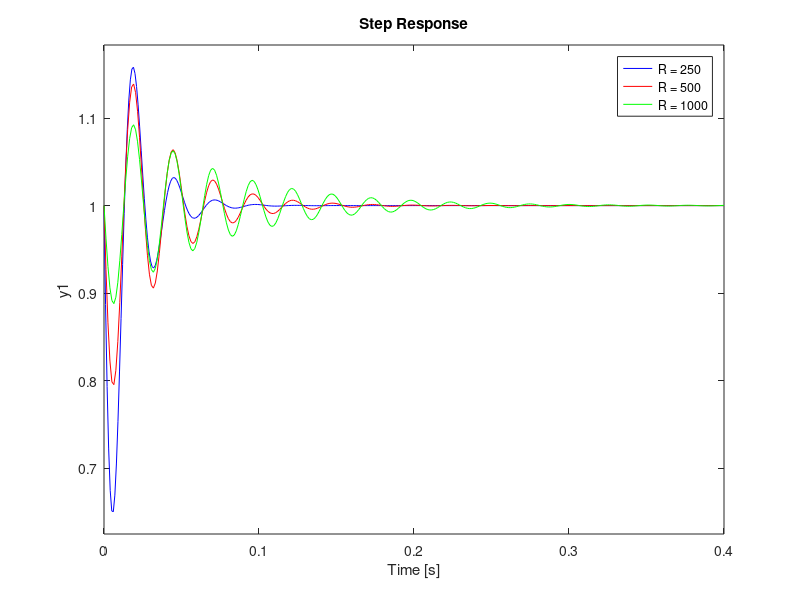

This chart was generated by the following MATLAB code:

%% Wymuszenie skokiem jednostkowym dla czwórnika RLC szeregowego na kondesatorze

L = 0.5; C = 33*(1e-6);
R = 250;    stp  = tf([0 1/(L*C)],[1  R/L  1/(L*C)]);
R1 = 500;   stp1 = tf([0 1/(L*C)],[1  R1/L  1/(L*C)]);
R2 = 1000;  stp2 = tf([0 1/(L*C)],[1  R2/L  1/(L*C)]);
step(stp,'b',stp1,'r',stp2,'g'), grid
legend('R = 250','R = 500','R = 1000')

%% Wymuszenie skokiem jednostkowym dla czwórnika RLC szeregowego na Cewce

L = 0.5; C = 33*(1e-6);
R = 250;    stp  = tf([1 0 0],[1  R/L  1/(L*C)]);
R1 = 500;   stp1 = tf([1 0 0],[1  R1/L  1/(L*C)]);
R2 = 1000;  stp2 = tf([1 0 0],[1  R2/L  1/(L*C)]);
step(stp,'b',stp1,'r',stp2,'g'), grid
legend('R = 250','R = 500','R = 1000')

%% Wymuszenie skokiem jednostkowym dla czwórnika RLC szeregowego na Rezystorze

L = 0.5; C = 33*(1e-6);
R = 250;    stp  = tf([R/L 0],[1  R/L  1/(L*C)]);
R1 = 500;   stp1 = tf([R1/L 0],[1  R1/L  1/(L*C)]);
R2 = 1000;  stp2 = tf([R2/L 0],[1  R2/L  1/(L*C)]);
step(stp,'b',stp1,'r',stp2,'g'), grid
legend('R = 250','R = 500','R = 1000')

%% Wymuszenie skokiem jednostkowym RLC szeregowego na Kondensatorze i Cewce

L = 0.5; C = 33*(1e-6);
R = 250;    stp  = tf([1 0 1/(L*C)],[1  R/L  1/(L*C)]);
R1 = 500;   stp1 = tf([1 0 1/(L*C)],[1  R1/L  1/(L*C)]);
R2 = 1000;  stp2 = tf([1 0 1/(L*C)],[1  R2/L  1/(L*C)]);
step(stp,'b',stp1,'r',stp2,'g'), grid
legend('R = 250','R = 500','R = 1000')

%% Wymuszenie skokiem jednostkowym RLC szeregowego na Rezystor||Kondesator

L = 0.5; C = 33*(1e-6);
R = 250;    stp  = tf([0 1/(L*C)],[1  1/(R*C)  1/(L*C)]);
R1 = 500;   stp1 = tf([0 1/(L*C)],[1  1/(R1*C)  1/(L*C)]);
R2 = 1000;  stp2 = tf([0 1/(L*C)],[1  1/(R2*C)  1/(L*C)]);
step(stp,'b',stp1,'r',stp2,'g'), grid
legend('R = 250','R = 500','R = 1000')

%% Wymuszenie skokiem jednostkowym RLC szeregowego na Rezystor||Cewka

L = 0.5; C = 33*(1e-6);
R = 250;    stp  = tf([1 0 0],[1  1/(R*C)  1/(L*C)]);
R1 = 500;   stp1 = tf([1 0 0],[1  1/(R1*C)  1/(L*C)]);
R2 = 1000;  stp2 = tf([1 0 0],[1  1/(R2*C)  1/(L*C)]);
step(stp,'b',stp1,'r',stp2,'g'), grid
legend('R = 250','R = 500','R = 1000')

%% Wymuszenie skokiem jednostkowym dla czwórnika RLC równoległego na Cewka||Kondesator
L = 0.5; C = 33*(1e-6);
R = 250;    stp  = tf([1/(R*C) 0],[1  1/(R*C)  1/(L*C)]);
R1 = 500;   stp1 = tf([1/(R1*C) 0],[1  1/(R1*C)  1/(L*C)]);
R2 = 1000;  stp2 = tf([1/(R2*C) 0],[1  1/(R2*C)  1/(L*C)]);
step(stp,'b',stp1,'r',stp2,'g'), grid
legend('R = 250','R = 500','R = 1000')

%% Wymuszenie skokiem jednostkowym dla czwórnika RLC Cewka||Kondensator, na wyjściu rezystor
L = 0.5; C = 33*(1e-6);
R = 250;    stp  = tf([1 0 1/(L*C)],[1  1/(R*C)  1/(L*C)]);
R1 = 500;   stp1 = tf([1 0 1/(L*C)],[1  1/(R1*C)  1/(L*C)]);
R2 = 1000;  stp2 = tf([1 0 1/(L*C)],[1  1/(R2*C)  1/(L*C)]);
step(stp,'b',stp1,'r',stp2,'g'), grid
legend('R = 250','R = 500','R = 1000')
